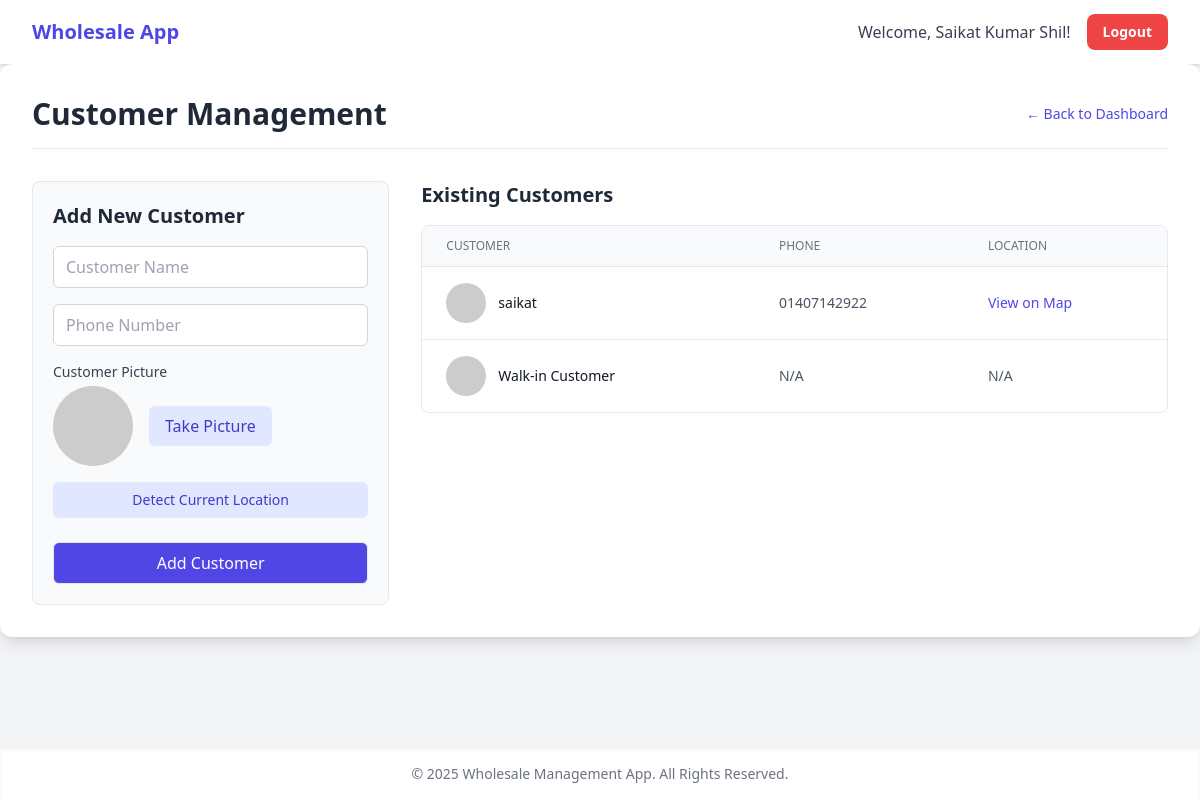
Screenshot of /customers_manage.php (signed in) with the database file from the repository.
### tables this page shows
CREATE TABLE `customers` (
  `id` int(11) NOT NULL,
  `name` varchar(100) NOT NULL,
  `phone` varchar(20) DEFAULT NULL,
  `picture_path` varchar(255) DEFAULT NULL,
  `latitude` decimal(10,8) DEFAULT NULL,
  `longitude` decimal(11,8) DEFAULT NULL,
  `created_by_user_id` int(11) NOT NULL,
  `created_at` timestamp NOT NULL DEFAULT current_timestamp()
);

### customers_manage.php (the view, shortened to what this page needs)
<?php
require_once 'db.php';
$customers = $pdo->query("SELECT * FROM customers ORDER BY name ASC")->fetchAll();
require_once 'header.php';
?>
<div class="bg-white p-4 sm:p-6 lg:p-8 rounded-xl shadow-lg max-w-7xl mx-auto space-y-8">
    <div class="flex items-center justify-between border-b pb-4">
        <h1 class="text-2xl sm:text-3xl font-bold text-gray-800">Customer Management</h1>
        <a href="dashboard.php" class="text-sm font-medium text-indigo-600 hover:text-indigo-500">&larr; Back to Dashboard</a>
    </div>
    <div class="grid grid-cols-1 lg:grid-cols-3 gap-8">
        <div class="lg:col-span-1 border p-5 rounded-lg bg-gray-50 h-fit">
            <h2 class="text-xl font-semibold text-gray-800 mb-4">Add New Customer</h2>
            <form action="customers_manage.php" method="POST" class="space-y-4">
                <input type="text" name="name" required class="block w-full px-3 py-2 border border-gray-300 rounded-md" placeholder="Customer Name">
                <input type="tel" name="phone" class="block w-full px-3 py-2 border border-gray-300 rounded-md" placeholder="Phone Number">
                <div>
                    <label class="block text-sm font-medium text-gray-700 mb-1">Customer Picture</label>
                    <div class="flex items-center gap-4">
                        <img id="picture-preview" src="https://placehold.co/80x80/EFEFEF/AAAAAA&text=No+Img" class="h-20 w-20 rounded-full object-cover bg-gray-200">
                        <button type="button" id="take-picture-btn" class="font-medium text-indigo-700 bg-indigo-100 hover:bg-indigo-200 py-2 px-4 rounded-md">Take Picture</button>
                    </div>
                </div>
                <div>
                    <button type="button" id="get-location-btn" class="w-full text-sm font-medium text-indigo-700 bg-indigo-100 hover:bg-indigo-200 py-2 px-4 rounded-md">Detect Current Location</button>
                </div>
                <button type="submit" name="add_customer" class="w-full justify-center py-2 px-4 border rounded-md text-white bg-indigo-600 hover:bg-indigo-700">Add Customer</button>
            </form>
        </div>
        <div class="lg:col-span-2">
             <h2 class="text-xl font-semibold text-gray-800 mb-4">Existing Customers</h2>
             <div class="overflow-x-auto border rounded-lg">
                <table class="min-w-full divide-y divide-gray-200">
                    <thead class="bg-gray-50"><tr><th class="px-6 py-3 text-left text-xs font-medium text-gray-500 uppercase">Customer</th><th class="px-6 py-3 text-left text-xs font-medium text-gray-500 uppercase">Phone</th><th class="px-6 py-3 text-left text-xs font-medium text-gray-500 uppercase">Location</th></tr></thead>
                    <tbody class="bg-white divide-y divide-gray-200">
                        <?php foreach($customers as $customer): ?>
                        <tr>
                            <td class="px-6 py-4 whitespace-nowrap text-sm font-medium text-gray-900 flex items-center gap-3">
                                <img src="<?php echo htmlspecialchars($customer['picture_path'] ?? 'https://placehold.co/40x40/EFEFEF/AAAAAA&text=No+Img'); ?>" alt="Customer Picture" class="h-10 w-10 rounded-full object-cover">
                                <?php echo htmlspecialchars($customer['name']); ?>
                            </td>
                            <td class="px-6 py-4 whitespace-nowrap text-sm text-gray-600"><?php echo htmlspecialchars($customer['phone'] ?? 'N/A'); ?></td>
                            <td class="px-6 py-4 whitespace-nowrap text-sm text-gray-600">
                                <?php if($customer['latitude'] && $customer['longitude']): ?>
                                    <a href="https://www.google.com/maps/search/?api=1&query=<?php echo $customer['latitude']; ?>,<?php echo $customer['longitude']; ?>" target="_blank" class="text-indigo-600 hover:underline">View on Map</a>
                                <?php else: echo 'N/A'; endif; ?>
                            </td>
                        </tr>
                        <?php endforeach; ?>
                    </tbody>
                </table>
             </div>
        </div>
    </div>
</div>
<?php
require_once 'footer.php';
?>

### rows the page displays
customers: name "saikat", phone "01407142922"
customers: name "Walk-in Customer", phone "N/A"

### other values shown
$_SESSION['user_full_name'] "Saikat Kumar Shil"
